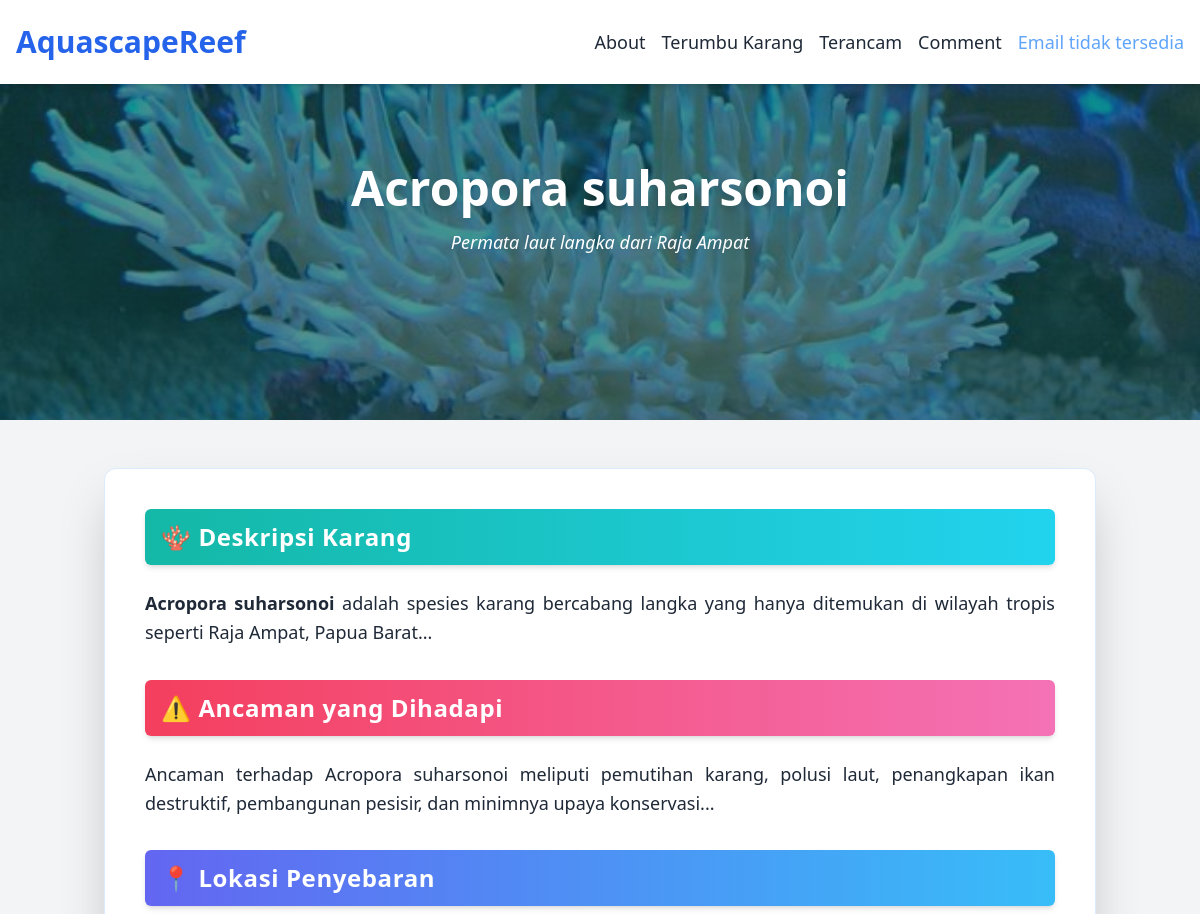
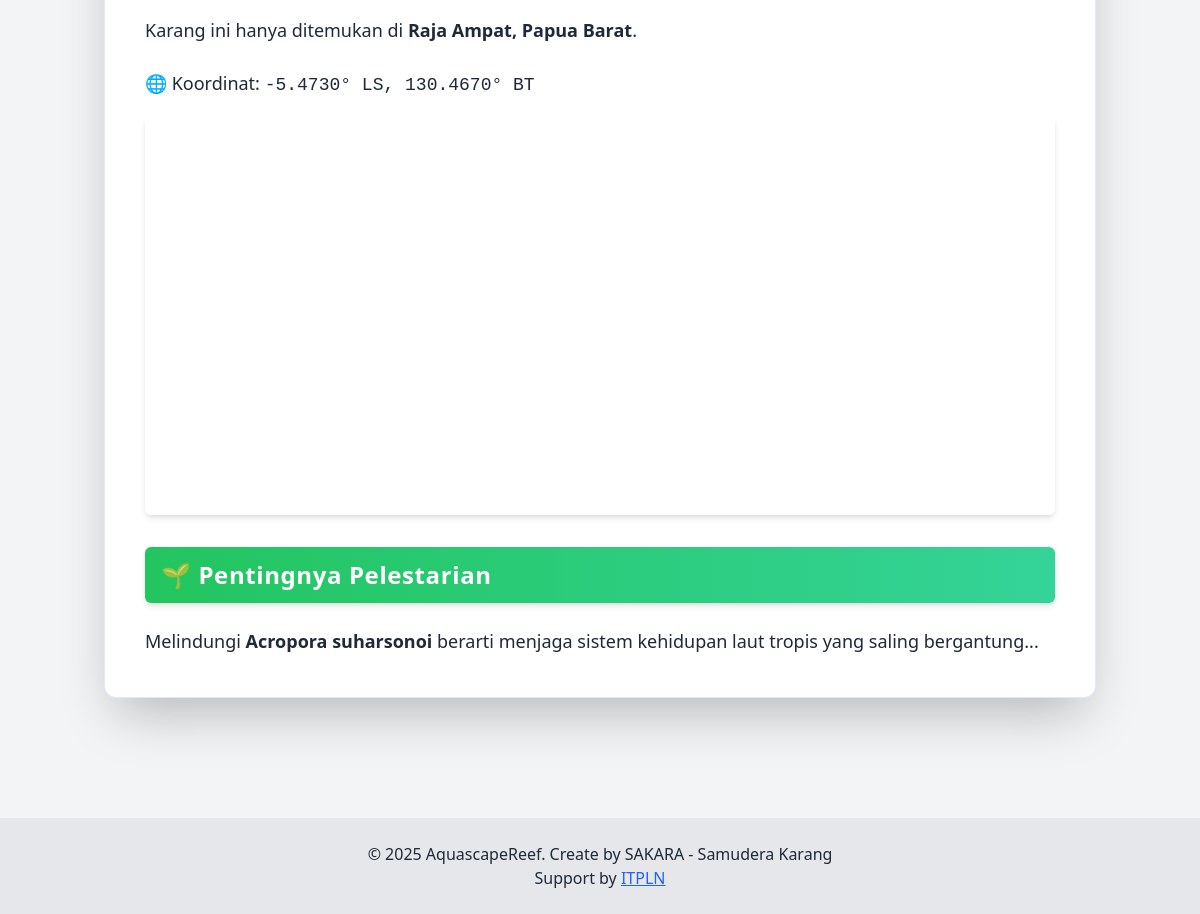
Screenshot of /detail_terumbu.php (signed in) with the database file from the repository (2 pictures, top to bottom).
### tables this page shows
CREATE TABLE `corals` (
  `id` int(11) NOT NULL AUTO_INCREMENT,
  `name` varchar(50) NOT NULL,
  `tagline` varchar(100) DEFAULT NULL,
  `img` varchar(100) DEFAULT NULL,
  `link` varchar(100) DEFAULT NULL,
  `desc_small` text DEFAULT NULL,
  `desc_html` text DEFAULT NULL,
  `ancaman_html` text DEFAULT NULL,
  `lokasi_html` text DEFAULT NULL,
  `lokasi_coordinate_txt` varchar(50) DEFAULT NULL,
  `lokasi_iframe_url` varchar(100) DEFAULT NULL,
  `pelestarian_html` text DEFAULT NULL,
  PRIMARY KEY (`id`)
);

### _data_corals.php (called while the page is built, shortened)
<?php
include '_util_koneksi.php';
$nama_coral = $_GET['link_coral'] ?? '';
$id = $_GET['cid'] ?? -1;
$corals = [];
if ($nama_coral == '' && $id < 0) {
  $stmt = $conn->prepare("SELECT * FROM corals");
  $stmt->execute();
  $result = $stmt->get_result();
  while ($row = $result->fetch_assoc()) {
    $corals[] = $row;
  }
}

### detail_terumbu.php (the view, shortened to what this page needs)
<?php
include "_data_corals.php";
$coral = $corals[0];
?>
<!DOCTYPE html>
<html lang="id">
<head>
  <?php include '_layout_headscript.php' ?>
</head>
<body id="top" class="bg-gray-100 text-gray-800 font-sans">
  <?php include '_layout_navbar.php' ?>
  <div class="absolute top-0 left-0 w-full h-full -z-10 overflow-hidden">
  </div>
  <header class="relative w-full h-[420px] bg-cover bg-center text-white flex items-center justify-center"
    style="background-image: url('karang.jpg');">
    <div class="absolute inset-0 bg-teal-900/60"></div>
    <div class="relative z-10 text-center px-4">
      <h1 class="text-4xl md:text-5xl font-bold drop-shadow-lg"><?= $coral['name'] ?></h1>
      <p class="mt-4 text-lg italic drop-shadow-sm"><?= $coral['tagline'] ?? "" ?></p>
    </div>
  </header>
  <main class="pt-12 pb-20 px-4 max-w-5xl mx-auto">
    <div class="bg-white p-6 md:p-10 shadow-2xl rounded-xl border border-blue-100">
      <div class="mb-6 rounded-md bg-gradient-to-r from-teal-500 to-cyan-400 px-4 py-3 shadow-md">
        <h2 class="text-white text-2xl font-bold tracking-wide">🪸 Deskripsi Karang</h2>
      </div>
      <div class="text-lg leading-relaxed text-justify mb-8">
        <?= $coral['desc_html'] ?>
</div>
      <div class="mb-6 rounded-md bg-gradient-to-r from-rose-500 to-pink-400 px-4 py-3 shadow-md">
        <h2 class="text-white text-2xl font-bold tracking-wide">⚠️ Ancaman yang Dihadapi</h2>
      </div>
      <div class="text-lg leading-relaxed text-justify mb-8">
        <?= $coral['ancaman_html'] ?>
      </div>
      <div class="mb-6 rounded-md bg-gradient-to-r from-indigo-500 to-sky-400 px-4 py-3 shadow-md">
        <h2 class="text-white text-2xl font-bold tracking-wide">📍 Lokasi Penyebaran</h2>
      </div>
      <div class="text-lg leading-relaxed text-justify mb-6">
        <?= $coral['lokasi_html'] ?>
      </div>
      <p class="text-lg mb-4">
        🌐 Koordinat: <code><?= $coral['lokasi_coordinate_txt'] ?></code>
      </p>
      <div class="mb-8">
        <iframe
          src="<?= $coral['lokasi_iframe_url'] ?>"
          width="100%"
          height="400"
          style="border:0;"
          allowfullscreen=""
          loading="lazy"
          class="rounded-md shadow-md">
        </iframe>
      </div>
      <div class="mb-6 rounded-md bg-gradient-to-r from-green-500 to-emerald-400 px-4 py-3 shadow-md">
        <h2 class="text-white text-2xl font-bold tracking-wide">🌱 Pentingnya Pelestarian</h2>
      </div>
      <div class="text-lg leading-relaxed text-justify">
        <?= $coral['pelestarian_html'] ?>
      </div>
    </div>
  </main>
  <?php include "_layout_footer.php" ?>
</body>
</html>

### rows the page displays
corals: name "Acropora suharsonoi", tagline "Permata laut langka dari Raja Ampat", desc_html "Acropora suharsonoi adalah spesies karang bercabang langka yang hanya ditemukan di wilayah tropis seperti Raja Ampat, Papua Barat...", ancaman_html "Ancaman terhadap Acropora suharsonoi meliputi pemutihan karang, polusi laut, penangkapan ikan destruktif, pembangunan pesisir, dan minimnya upaya konservasi...", lokasi_html "Karang ini hanya ditemukan di Raja Ampat, Papua Barat .", lokasi_coordinate_txt "-5.4730° LS, 130.4670° BT", pelestarian_html "Melindungi Acropora suharsonoi berarti menjaga sistem kehidupan laut tropis yang saling bergantung..."

### other values shown
$_SESSION['user']['name'] "Email tidak tersedia"
